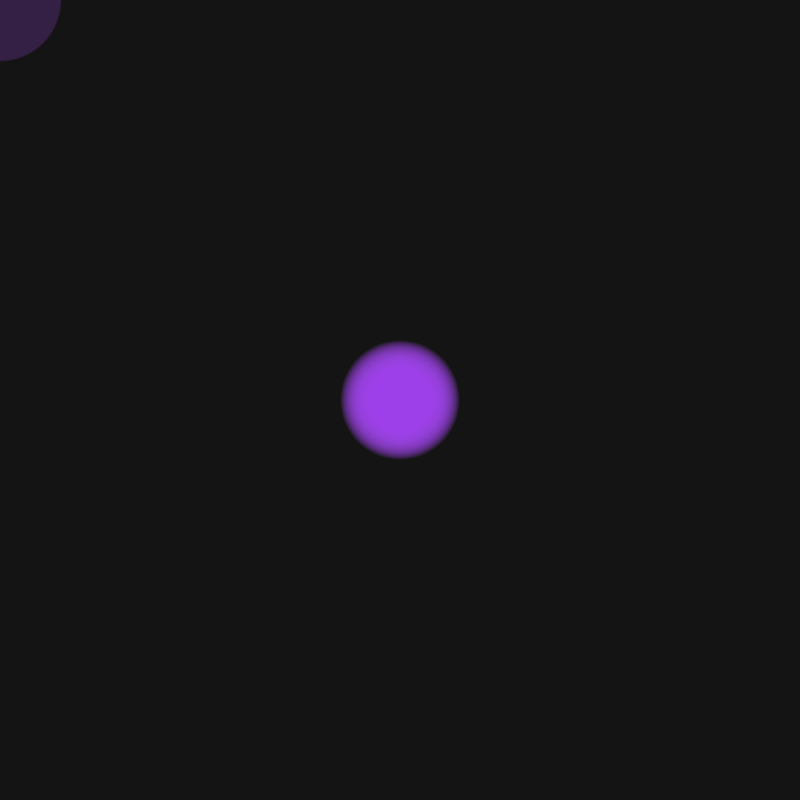
Frame 1 (no input)
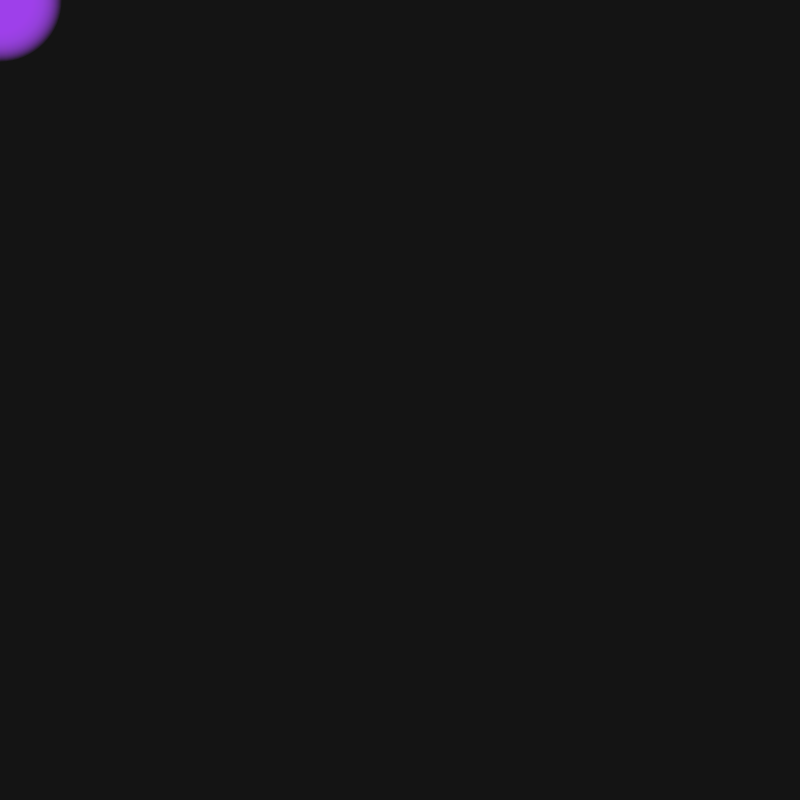
Frame 60 (the mouse pressed at the canvas centre just before this capture)
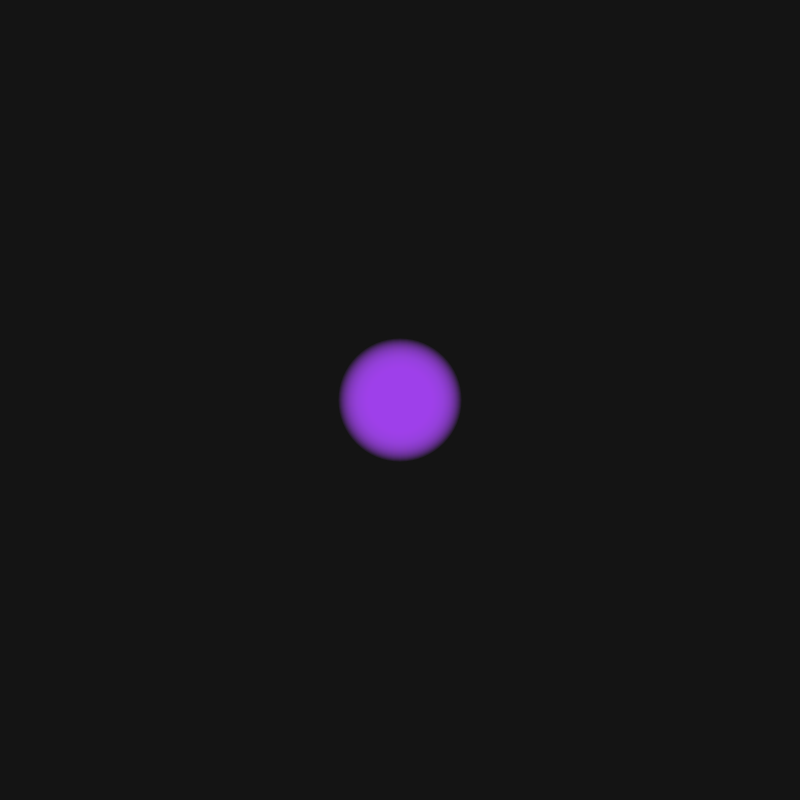
Frame 120 (the mouse held since frame 60 and released just before this capture)

The Processing sketch that drew these frames (run headless with seeded random() and noise(); from frame 60 on, the mouse is pressed at the canvas centre):

// Processing sketch: snake2_0
// ── snake2_0.pde
int count=60;
float[] x= new float[count];
float[] y= new float[count];

void setup() {
  size(800,800);
  for (int i=0; i<count; i++) {
    x[i]=width/2;
    y[i]=height/2;
  }
  noStroke();
  fill(random(255),random(255),random(255),30);
}

void draw() {background(20);
  x[count-1]=mouseX;
  y[count-1]=mouseY;
  for (int i=0; i<count-1; i++) {
    x[i]=x[i+1];
    y[i]=y[i+1];
  }
  for (int i=0; i<count; i++) {
    ellipse(x[i], y[i], 5+i*2, 5+i*2);
  }
}
